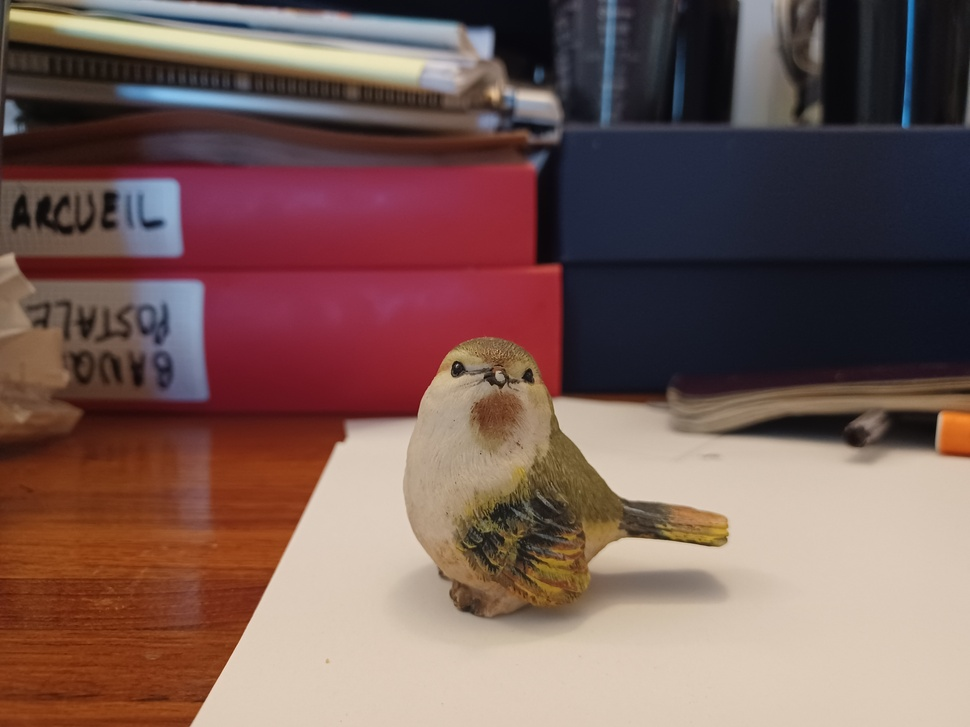
#> input picture image_L.jpg, 970 x 727 px, shrunk from 4000 x 3000 before the run
$ python test_plus_simple.py
#> lines starting #> are read from the running program, lines starting #| are printed output that depends on the picture
# -*- coding: utf-8 -*-
"""
Created on Sat Aug 26 17:02:27 2023

@author: mchamaillard
"""

import cv2
import numpy as np
import matplotlib.pyplot as plt
u_L = cv2.imread('image_L.jpg',cv2.IMREAD_GRAYSCALE)
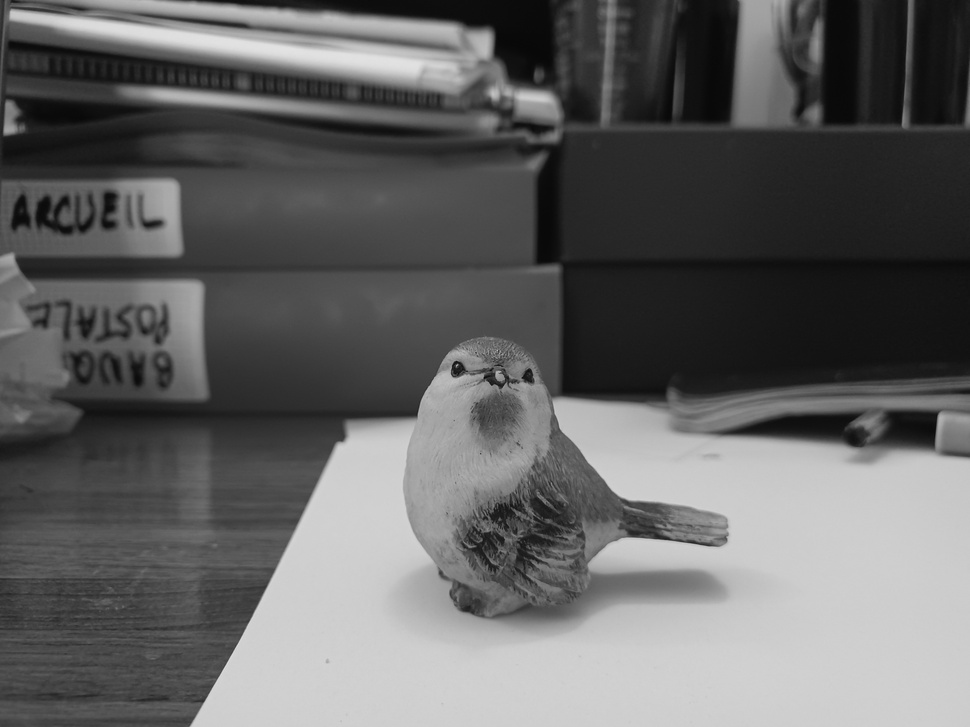
#> u_L: shape (727, 970); min 7, max 227, mean 99.8

u=u_L[0]
#> u = 970 values, max 181 at index 143, min 10 at index 511, mean 55.28


u_test=u
#> u_test has the same summary as u


correlation_croise=np.correlate(u*1., u_test)
#> correlation_croise = [5707872]

plt.plot(correlation_croise)
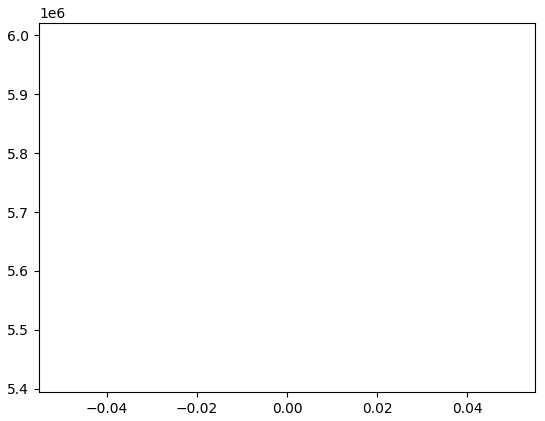
#> figure drawn by matplotlib, 1 panel

$ run again, with image_R.jpg copied over image_L.jpg
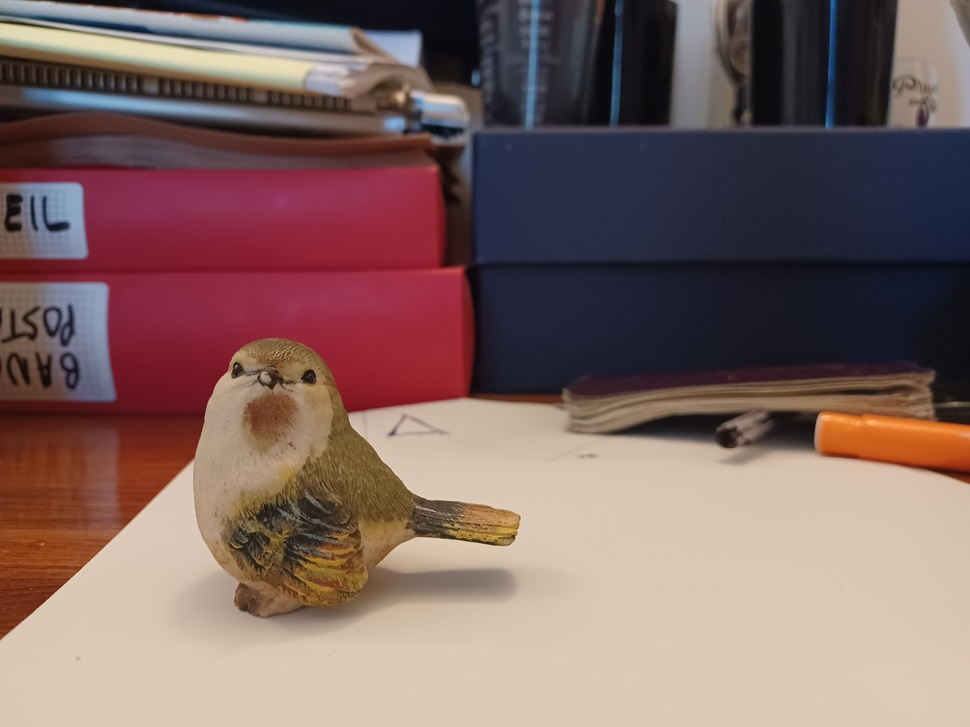
#> input picture image_R.jpg, 970 x 727 px, shrunk from 4000 x 3000 before the run
#> `u_L = cv2.imread('image_L.jpg',cv2.IMREAD_GRAYSCALE)`:
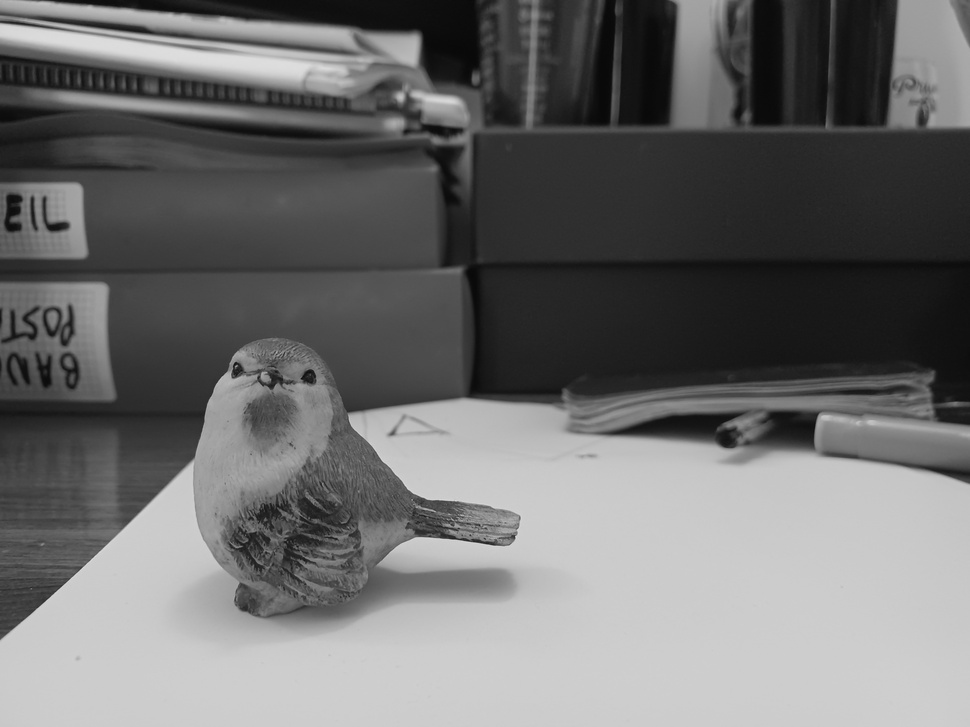
#> u_L: shape (727, 970); min 8, max 222, mean 110.1
#> u = 970 values, max 176 at index 0, min 10 at index 469, mean 50.91
#> u_test has the same summary as u
#> correlation_croise = [4902823]
#> `plt.plot(correlation_croise)`:
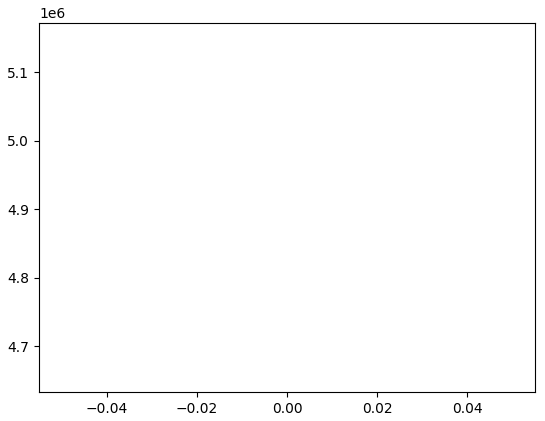
#> figure drawn by matplotlib, 1 panel
